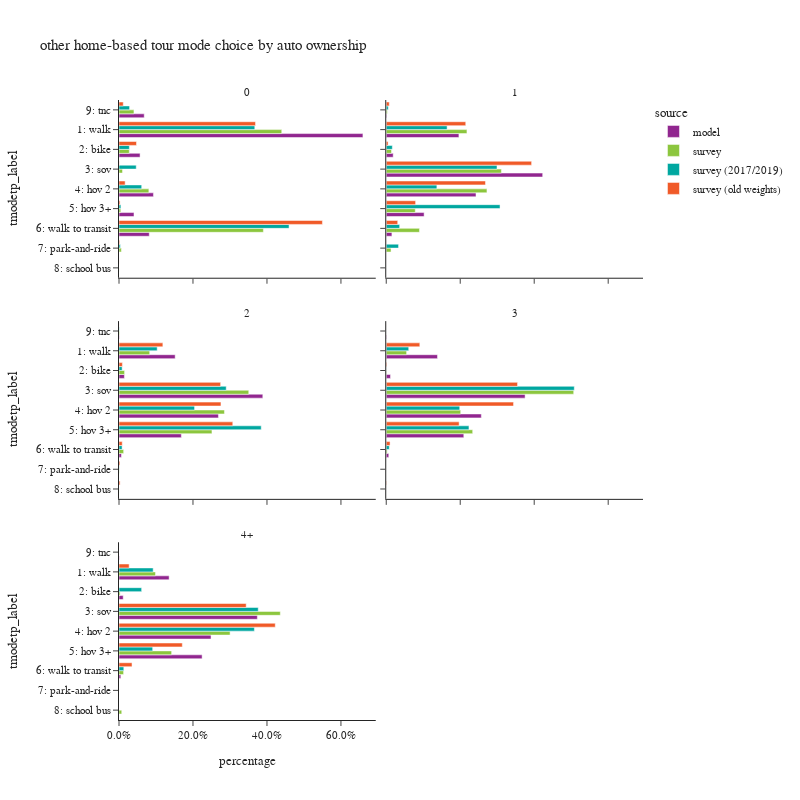

The notebook cell this image was saved under:
### Code cell
plot_mode_choice(hb_tour.loc[hb_tour['auto_ownership_4+']!="-1"],"auto_ownership_4+",
                 {"auto_ownership_4+":["0","1","2","3","4+"],
                  "tmodetp_label":["1: walk","2: bike","3: sov","4: hov 2","5: hov 3+","6: walk to transit",
                                   "7: park-and-ride","8: school bus","9: other–survey only"]},
                 "auto ownership",2,800)

### Figure 1 — Plotly figure (JSON) as saved in the notebook; plotly's stock layout.template omitted (floating-point values rounded to 4 significant figures)
{"data": [{"alignmentgroup": "True", "customdata": [[7109], [614], [1004], [437], [882], [735]], "hovertemplate": "source=model<br>auto_ownership_4+=0<br>percentage=%{x}<br>tmodetp_label=%{y}<br>sample count=%{customdata[0]}<extra></extra>", "legendgroup": "model", "marker": {"color": "#91268F", "pattern": {"shape": ""}}, "name": "model", "offsetgroup": "model", "orientation": "h", "showlegend": true, "textposition": "auto", "type": "bar", "x": [0.6594, 0.05695, 0.09313, 0.04053, 0.08181, 0.06818], "xaxis": "x5", "y": ["1: walk", "2: bike", "4: hov 2", "5: hov 3+", "6: walk to transit", "9: tnc"], "yaxis": "y5"}, {"alignmentgroup": "True", "customdata": [[6653], [636], [14321], [8218], [3467], [519], [50]], "hovertemplate": "source=model<br>auto_ownership_4+=1<br>percentage=%{x}<br>tmodetp_label=%{y}<br>sample count=%{customdata[0]}<extra></extra>", "legendgroup": "model", "marker": {"color": "#91268F", "pattern": {"shape": ""}}, "name": "model", "offsetgroup": "model", "orientation": "h", "showlegend": false, "textposition": "auto", "type": "bar", "x": [0.1965, 0.01878, 0.4229, 0.2427, 0.1024, 0.01533, 0.001476], "xaxis": "x6", "y": ["1: walk", "2: bike", "3: sov", "4: hov 2", "5: hov 3+", "6: walk to transit", "9: tnc"], "yaxis": "y6"}, {"alignmentgroup": "True", "customdata": [[5409], [520], [13848], [9574], [6004], [233], [32]], "hovertemplate": "source=model<br>auto_ownership_4+=2<br>percentage=%{x}<br>tmodetp_label=%{y}<br>sample count=%{customdata[0]}<extra></extra>", "legendgroup": "model", "marker": {"color": "#91268F", "pattern": {"shape": ""}}, "name": "model", "offsetgroup": "model", "orientation": "h", "showlegend": false, "textposition": "auto", "type": "bar", "x": [0.1519, 0.0146, 0.3888, 0.2688, 0.1686, 0.006541, 0.0008984], "xaxis": "x3", "y": ["1: walk", "2: bike", "3: sov", "4: hov 2", "5: hov 3+", "6: walk to transit", "9: tnc"], "yaxis": "y3"}, {"alignmentgroup": "True", "customdata": [[1946], [162], [5274], [3612], [2946], [96], [14]], "hovertemplate": "source=model<br>auto_ownership_4+=3<br>percentage=%{x}<br>tmodetp_label=%{y}<br>sample count=%{customdata[0]}<extra></extra>", "legendgroup": "model", "marker": {"color": "#91268F", "pattern": {"shape": ""}}, "name": "model", "offsetgroup": "model", "orientation": "h", "showlegend": false, "textposition": "auto", "type": "bar", "x": [0.1385, 0.01153, 0.3754, 0.2571, 0.2097, 0.006833, 0.0009964], "xaxis": "x4", "y": ["1: walk", "2: bike", "3: sov", "4: hov 2", "5: hov 3+", "6: walk to transit", "9: tnc"], "yaxis": "y4"}, {"alignmentgroup": "True", "customdata": [[1158], [97], [3196], [2126], [1920], [42], [7]], "hovertemplate": "source=model<br>auto_ownership_4+=4+<br>percentage=%{x}<br>tmodetp_label=%{y}<br>sample count=%{customdata[0]}<extra></extra>", "legendgroup": "model", "marker": {"color": "#91268F", "pattern": {"shape": ""}}, "name": "model", "offsetgroup": "model", "orientation": "h", "showlegend": false, "textposition": "auto", "type": "bar", "x": [0.1355, 0.01135, 0.374, 0.2488, 0.2247, 0.004915, 0.0008191], "xaxis": "x", "y": ["1: walk", "2: bike", "3: sov", "4: hov 2", "5: hov 3+", "6: walk to transit", "9: tnc"], "yaxis": "y"}, {"alignmentgroup": "True", "customdata": [[247], [28], [10], [17], [13], [132], [5], [1], [13]], "hovertemplate": "source=survey<br>auto_ownership_4+=0<br>percentage=%{x}<br>tmodetp_label=%{y}<br>sample count=%{customdata[0]}<extra></extra>", "legendgroup": "survey", "marker": {"color": "#8CC63E", "pattern": {"shape": ""}}, "name": "survey", "offsetgroup": "survey", "orientation": "h", "showlegend": true, "textposition": "auto", "type": "bar", "x": [0.4399, 0.02778, 0.009478, 0.08072, 0.0048, 0.3903, 0.006378, 0.000184, 0.04041], "xaxis": "x5", "y": ["1: walk", "2: bike", "3: sov", "4: hov 2", "5: hov 3+", "6: walk to transit", "7: park-and-ride", "8: school bus", "9: tnc"], "yaxis": "y5"}, {"alignmentgroup": "True", "customdata": [[460], [54], [587], [313], [177], [55], [6], [2], [6]], "hovertemplate": "source=survey<br>auto_ownership_4+=1<br>percentage=%{x}<br>tmodetp_label=%{y}<br>sample count=%{customdata[0]}<extra></extra>", "legendgroup": "survey", "marker": {"color": "#8CC63E", "pattern": {"shape": ""}}, "name": "survey", "offsetgroup": "survey", "orientation": "h", "showlegend": false, "textposition": "auto", "type": "bar", "x": [0.2182, 0.01425, 0.3113, 0.2722, 0.0785, 0.08977, 0.01299, 4.139e-05, 0.00279], "xaxis": "x6", "y": ["1: walk", "2: bike", "3: sov", "4: hov 2", "5: hov 3+", "6: walk to transit", "7: park-and-ride", "8: school bus", "9: tnc"], "yaxis": "y6"}, {"alignmentgroup": "True", "customdata": [[203], [20], [527], [396], [292], [14], [5], [1], [5]], "hovertemplate": "source=survey<br>auto_ownership_4+=2<br>percentage=%{x}<br>tmodetp_label=%{y}<br>sample count=%{customdata[0]}<extra></extra>", "legendgroup": "survey", "marker": {"color": "#8CC63E", "pattern": {"shape": ""}}, "name": "survey", "offsetgroup": "survey", "orientation": "h", "showlegend": false, "textposition": "auto", "type": "bar", "x": [0.08297, 0.01509, 0.3508, 0.2851, 0.2513, 0.01256, 0.0006169, 0.0001515, 0.001486], "xaxis": "x3", "y": ["1: walk", "2: bike", "3: sov", "4: hov 2", "5: hov 3+", "6: walk to transit", "7: park-and-ride", "8: school bus", "9: tnc"], "yaxis": "y3"}, {"alignmentgroup": "True", "customdata": [[40], [3], [199], [96], [56], [2]], "hovertemplate": "source=survey<br>auto_ownership_4+=3<br>percentage=%{x}<br>tmodetp_label=%{y}<br>sample count=%{customdata[0]}<extra></extra>", "legendgroup": "survey", "marker": {"color": "#8CC63E", "pattern": {"shape": ""}}, "name": "survey", "offsetgroup": "survey", "orientation": "h", "showlegend": false, "textposition": "auto", "type": "bar", "x": [0.0551, 0.0008285, 0.5068, 0.2012, 0.2337, 0.002381], "xaxis": "x4", "y": ["1: walk", "2: bike", "3: sov", "4: hov 2", "5: hov 3+", "6: walk to transit"], "yaxis": "y4"}, {"alignmentgroup": "True", "customdata": [[14], [3], [73], [48], [17], [3], [1]], "hovertemplate": "source=survey<br>auto_ownership_4+=4+<br>percentage=%{x}<br>tmodetp_label=%{y}<br>sample count=%{customdata[0]}<extra></extra>", "legendgroup": "survey", "marker": {"color": "#8CC63E", "pattern": {"shape": ""}}, "name": "survey", "offsetgroup": "survey", "orientation": "h", "showlegend": false, "textposition": "auto", "type": "bar", "x": [0.09862, 0.002935, 0.4361, 0.3003, 0.1423, 0.0124, 0.007407], "xaxis": "x", "y": ["1: walk", "2: bike", "3: sov", "4: hov 2", "5: hov 3+", "6: walk to transit", "8: school bus"], "yaxis": "y"}, {"alignmentgroup": "True", "customdata": [[227], [29], [8], [15], [12], [128], [5], [10]], "hovertemplate": "source=survey (2017/2019)<br>auto_ownership_4+=0<br>percentage=%{x}<br>tmodetp_label=%{y}<br>sample count=%{customdata[0]}<extra></extra>", "legendgroup": "survey (2017/2019)", "marker": {"color": "#00A7A0", "pattern": {"shape": ""}}, "name": "survey (2017/2019)", "offsetgroup": "survey (2017/2019)", "orientation": "h", "showlegend": true, "textposition": "auto", "type": "bar", "x": [0.3671, 0.02794, 0.04656, 0.06136, 0.005082, 0.4597, 0.003652, 0.0286], "xaxis": "x5", "y": ["1: walk", "2: bike", "3: sov", "4: hov 2", "5: hov 3+", "6: walk to transit", "7: park-and-ride", "9: tnc"], "yaxis": "y5"}, {"alignmentgroup": "True", "customdata": [[441], [60], [556], [296], [163], [54], [6], [2], [4]], "hovertemplate": "source=survey (2017/2019)<br>auto_ownership_4+=1<br>percentage=%{x}<br>tmodetp_label=%{y}<br>sample count=%{customdata[0]}<extra></extra>", "legendgroup": "survey (2017/2019)", "marker": {"color": "#00A7A0", "pattern": {"shape": ""}}, "name": "survey (2017/2019)", "offsetgroup": "survey (2017/2019)", "orientation": "h", "showlegend": false, "textposition": "auto", "type": "bar", "x": [0.1645, 0.01647, 0.2994, 0.1369, 0.3076, 0.03627, 0.03327, 6.529e-05, 0.005491], "xaxis": "x6", "y": ["1: walk", "2: bike", "3: sov", "4: hov 2", "5: hov 3+", "6: walk to transit", "7: park-and-ride", "8: school bus", "9: tnc"], "yaxis": "y6"}, {"alignmentgroup": "True", "customdata": [[187], [24], [494], [364], [270], [14], [5], [5]], "hovertemplate": "source=survey (2017/2019)<br>auto_ownership_4+=2<br>percentage=%{x}<br>tmodetp_label=%{y}<br>sample count=%{customdata[0]}<extra></extra>", "legendgroup": "survey (2017/2019)", "marker": {"color": "#00A7A0", "pattern": {"shape": ""}}, "name": "survey (2017/2019)", "offsetgroup": "survey (2017/2019)", "orientation": "h", "showlegend": false, "textposition": "auto", "type": "bar", "x": [0.1032, 0.008496, 0.2898, 0.2043, 0.3845, 0.00839, 0.0006206, 0.0006715], "xaxis": "x3", "y": ["1: walk", "2: bike", "3: sov", "4: hov 2", "5: hov 3+", "6: walk to transit", "7: park-and-ride", "9: tnc"], "yaxis": "y3"}, {"alignmentgroup": "True", "customdata": [[38], [2], [194], [91], [45], [2]], "hovertemplate": "source=survey (2017/2019)<br>auto_ownership_4+=3<br>percentage=%{x}<br>tmodetp_label=%{y}<br>sample count=%{customdata[0]}<extra></extra>", "legendgroup": "survey (2017/2019)", "marker": {"color": "#00A7A0", "pattern": {"shape": ""}}, "name": "survey (2017/2019)", "offsetgroup": "survey (2017/2019)", "orientation": "h", "showlegend": false, "textposition": "auto", "type": "bar", "x": [0.06076, 0.0003418, 0.5084, 0.1986, 0.2236, 0.008303], "xaxis": "x4", "y": ["1: walk", "2: bike", "3: sov", "4: hov 2", "5: hov 3+", "6: walk to transit"], "yaxis": "y4"}, {"alignmentgroup": "True", "customdata": [[13], [3], [65], [45], [16], [2]], "hovertemplate": "source=survey (2017/2019)<br>auto_ownership_4+=4+<br>percentage=%{x}<br>tmodetp_label=%{y}<br>sample count=%{customdata[0]}<extra></extra>", "legendgroup": "survey (2017/2019)", "marker": {"color": "#00A7A0", "pattern": {"shape": ""}}, "name": "survey (2017/2019)", "offsetgroup": "survey (2017/2019)", "orientation": "h", "showlegend": false, "textposition": "auto", "type": "bar", "x": [0.09236, 0.06121, 0.3764, 0.366, 0.09106, 0.01299], "xaxis": "x", "y": ["1: walk", "2: bike", "3: sov", "4: hov 2", "5: hov 3+", "6: walk to transit"], "yaxis": "y"}, {"alignmentgroup": "True", "customdata": [[389], [28], [7], [27], [12], [286], [4], [1], [22]], "hovertemplate": "source=survey (old weights)<br>auto_ownership_4+=0<br>percentage=%{x}<br>tmodetp_label=%{y}<br>sample count=%{customdata[0]}<extra></extra>", "legendgroup": "survey (old weights)", "marker": {"color": "#F05A28", "pattern": {"shape": ""}}, "name": "survey (old weights)", "offsetgroup": "survey (old weights)", "orientation": "h", "showlegend": true, "textposition": "auto", "type": "bar", "x": [0.3691, 0.04729, 0.0006345, 0.0166, 0.002892, 0.5499, 0.001909, 0.0001904, 0.0115], "xaxis": "x5", "y": ["1: walk", "2: bike", "3: sov", "4: hov 2", "5: hov 3+", "6: walk to transit", "7: park-and-ride", "8: school bus", "9: tnc"], "yaxis": "y5"}, {"alignmentgroup": "True", "customdata": [[977], [40], [839], [626], [264], [165], [8], [2], [34]], "hovertemplate": "source=survey (old weights)<br>auto_ownership_4+=1<br>percentage=%{x}<br>tmodetp_label=%{y}<br>sample count=%{customdata[0]}<extra></extra>", "legendgroup": "survey (old weights)", "marker": {"color": "#F05A28", "pattern": {"shape": ""}}, "name": "survey (old weights)", "offsetgroup": "survey (old weights)", "orientation": "h", "showlegend": false, "textposition": "auto", "type": "bar", "x": [0.2149, 0.004967, 0.393, 0.2683, 0.07937, 0.03101, 0.0003279, 5.575e-05, 0.008142], "xaxis": "x6", "y": ["1: walk", "2: bike", "3: sov", "4: hov 2", "5: hov 3+", "6: walk to transit", "7: park-and-ride", "8: school bus", "9: tnc"], "yaxis": "y6"}, {"alignmentgroup": "True", "customdata": [[466], [43], [774], [639], [459], [73], [10], [7], [8]], "hovertemplate": "source=survey (old weights)<br>auto_ownership_4+=2<br>percentage=%{x}<br>tmodetp_label=%{y}<br>sample count=%{customdata[0]}<extra></extra>", "legendgroup": "survey (old weights)", "marker": {"color": "#F05A28", "pattern": {"shape": ""}}, "name": "survey (old weights)", "offsetgroup": "survey (old weights)", "orientation": "h", "showlegend": false, "textposition": "auto", "type": "bar", "x": [0.1186, 0.009152, 0.2747, 0.2756, 0.3076, 0.008719, 0.002597, 0.002912, 0.0001232], "xaxis": "x3", "y": ["1: walk", "2: bike", "3: sov", "4: hov 2", "5: hov 3+", "6: walk to transit", "7: park-and-ride", "8: school bus", "9: tnc"], "yaxis": "y3"}, {"alignmentgroup": "True", "customdata": [[58], [2], [194], [140], [86], [12], [2], [1]], "hovertemplate": "source=survey (old weights)<br>auto_ownership_4+=3<br>percentage=%{x}<br>tmodetp_label=%{y}<br>sample count=%{customdata[0]}<extra></extra>", "legendgroup": "survey (old weights)", "marker": {"color": "#F05A28", "pattern": {"shape": ""}}, "name": "survey (old weights)", "offsetgroup": "survey (old weights)", "orientation": "h", "showlegend": false, "textposition": "auto", "type": "bar", "x": [0.09077, 0.001741, 0.3549, 0.3441, 0.197, 0.01031, 0.001032, 5.789e-05], "xaxis": "x4", "y": ["1: walk", "2: bike", "3: sov", "4: hov 2", "5: hov 3+", "6: walk to transit", "8: school bus", "9: tnc"], "yaxis": "y4"}, {"alignmentgroup": "True", "customdata": [[15], [91], [65], [43], [3]], "hovertemplate": "source=survey (old weights)<br>auto_ownership_4+=4+<br>percentage=%{x}<br>tmodetp_label=%{y}<br>sample count=%{customdata[0]}<extra></extra>", "legendgroup": "survey (old weights)", "marker": {"color": "#F05A28", "pattern": {"shape": ""}}, "name": "survey (old weights)", "offsetgroup": "survey (old weights)", "orientation": "h", "showlegend": false, "textposition": "auto", "type": "bar", "x": [0.02737, 0.3438, 0.4224, 0.1712, 0.03524], "xaxis": "x", "y": ["1: walk", "3: sov", "4: hov 2", "5: hov 3+", "6: walk to transit"], "yaxis": "y"}], "layout": {"annotations": [{"font": {}, "showarrow": false, "text": "4+", "x": 0.245, "xanchor": "center", "xref": "paper", "y": 0.2867, "yanchor": "bottom", "yref": "paper"}, {"font": {}, "showarrow": false, "text": "2", "x": 0.245, "xanchor": "center", "xref": "paper", "y": 0.6433, "yanchor": "bottom", "yref": "paper"}, {"font": {}, "showarrow": false, "text": "3", "x": 0.755, "xanchor": "center", "xref": "paper", "y": 0.6433, "yanchor": "bottom", "yref": "paper"}, {"font": {}, "showarrow": false, "text": "0", "x": 0.245, "xanchor": "center", "xref": "paper", "y": 1.0, "yanchor": "bottom", "yref": "paper"}, {"font": {}, "showarrow": false, "text": "1", "x": 0.755, "xanchor": "center", "xref": "paper", "y": 1.0, "yanchor": "bottom", "yref": "paper"}], "barmode": "group", "height": 800, "legend": {"title": {"text": "source"}, "tracegroupgap": 0}, "title": {"text": "other home-based tour mode choice by auto ownership"}, "width": 800, "xaxis": {"anchor": "y", "domain": [0.0, 0.49], "tickformat": ".1%", "title": {"text": "percentage"}}, "xaxis2": {"anchor": "y2", "domain": [0.51, 1.0], "matches": "x", "tickformat": ".1%", "title": {"text": "percentage"}}, "xaxis3": {"anchor": "y3", "domain": [0.0, 0.49], "matches": "x", "showticklabels": false, "tickformat": ".1%"}, "xaxis4": {"anchor": "y4", "domain": [0.51, 1.0], "matches": "x", "showticklabels": false, "tickformat": ".1%"}, "xaxis5": {"anchor": "y5", "domain": [0.0, 0.49], "matches": "x", "showticklabels": false, "tickformat": ".1%"}, "xaxis6": {"anchor": "y6", "domain": [0.51, 1.0], "matches": "x", "showticklabels": false, "tickformat": ".1%"}, "yaxis": {"anchor": "x", "categoryarray": ["9: other–survey only", "8: school bus", "7: park-and-ride", "6: walk to transit", "5: hov 3+", "4: hov 2", "3: sov", "2: bike", "1: walk"], "categoryorder": "array", "domain": [0.0, 0.2867], "title": {"text": "tmodetp_label"}}, "yaxis2": {"anchor": "x2", "domain": [0.0, 0.2867], "matches": "y", "showticklabels": false}, "yaxis3": {"anchor": "x3", "categoryarray": ["9: other–survey only", "8: school bus", "7: park-and-ride", "6: walk to transit", "5: hov 3+", "4: hov 2", "3: sov", "2: bike", "1: walk"], "categoryorder": "array", "domain": [0.3567, 0.6433], "matches": "y", "title": {"text": "tmodetp_label"}}, "yaxis4": {"anchor": "x4", "domain": [0.3567, 0.6433], "matches": "y", "showticklabels": false}, "yaxis5": {"anchor": "x5", "categoryarray": ["9: other–survey only", "8: school bus", "7: park-and-ride", "6: walk to transit", "5: hov 3+", "4: hov 2", "3: sov", "2: bike", "1: walk"], "categoryorder": "array", "domain": [0.7133, 1.0], "matches": "y", "title": {"text": "tmodetp_label"}}, "yaxis6": {"anchor": "x6", "domain": [0.7133, 1.0], "matches": "y", "showticklabels": false}}}
